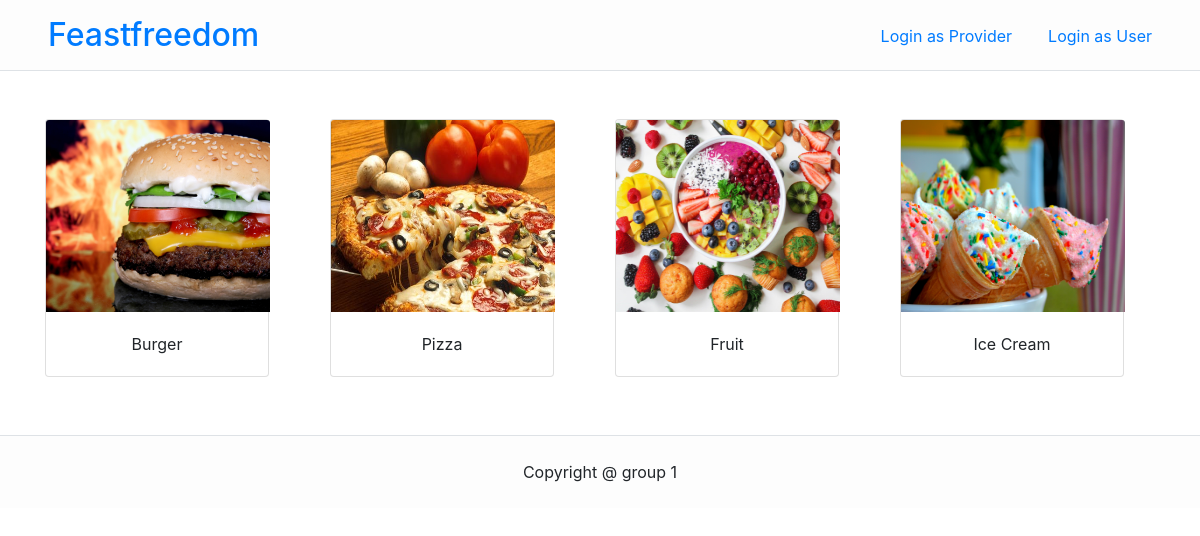
/, run on an earlier commit of the app's database.
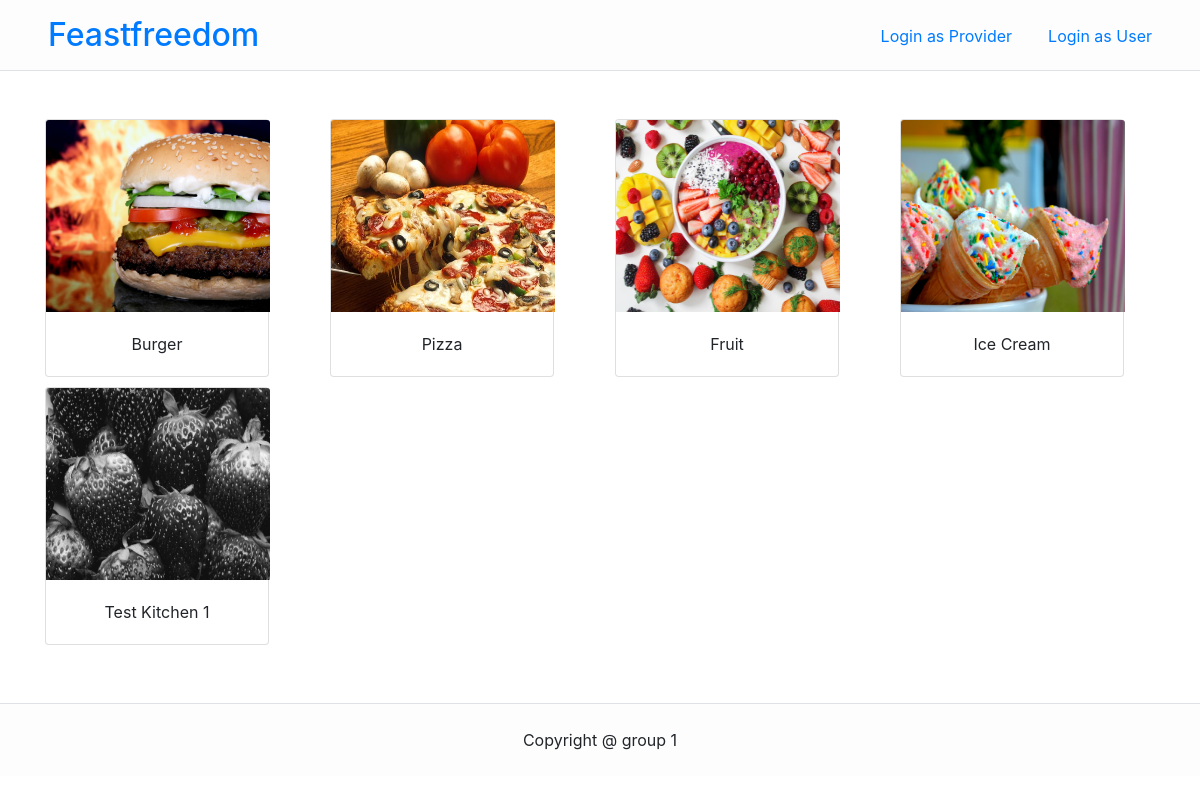
And on a later commit of the database.
### service_provider/models.py (models this page shows)
class Kitchen(models.Model):
    provider_id = models.ForeignKey(Provider, null=False, related_name="provider",on_delete = models.CASCADE)
    kit_days = models.CharField(max_length=200)
    start_time = models.CharField(max_length=200)
    end_time = models.CharField(max_length=200)
    kit_image = models.ImageField(upload_to="", blank=True, null=True)  #Leave blank to upload to current media folder under root

class Provider(models.Model):
    user_id = models.ForeignKey(User, null=True, related_name="provider", on_delete=models.CASCADE)
    name = models.CharField(max_length=200)

### regular_user/views.py (the view)
# urls.py: url(r'^$', views.list_all_kitchen, name='index'),
def list_all_kitchen(request):
    quantity = 0
    if not 'dishes' in request.session or not request.session['dishes']:
        quanity = 0
    else:
        quantity = len(request.session['dishes'])
    kitchens = Kitchen.objects.all()
    type = 'customer'
    if request.user.is_authenticated:
        try:
            userType = UserType.objects.get(user_id = request.user)
            type = userType.role
        except:
            type = 'customer'
    return render(request,'index.html',{'kitchens':kitchens,'quantity':quantity,'userType':type})

### feastfreedom/templates/index.html
{% extends "base.html" %}
{% block content %}
            <div class="container w-90">
                    <div class="row justify-content-start">
                    {% for kitchen in kitchens %}
                    <div class="col margin_card">
                        <div class="card" style="width: 14rem;">
                                <a href="/provider/{{kitchen.provider_id.id}}"><img class="card-img-top item_image" src="/media/{{kitchen.kit_image }}" alt="Card image cap"></a>
                                <div class="card-body">
                                <p class="card-text text-center">{{kitchen.provider_id.name}}</p>
                                </div>
                        </div>
                    </div>
                    {% endfor %}
                    </div>
        </div>
{% endblock %}

### feastfreedom/templates/base.html (shortened to what this page needs)
<!DOCTYPE html>
<html>
    <head>
        <link rel="stylesheet" href="https://stackpath.bootstrapcdn.com/bootstrap/4.1.3/css/bootstrap.min.css">
    </head>
    <body>
        <header class="header">
            <div class="cyan_bg mb-5 pb-2 pt-3 border-bottom">
                    <div class="d-flex justify-content-between">
                            <div>
                                <h2 class="pl-5"><font color="#3333cc"><a href="/">Feastfreedom</a> </font></h2>
                            </div>
                            <div class="mt-2 pr-5">
                                {% if not user.is_authenticated %}
                                    <a href='/provider/login'>Login as Provider</a></h6>&nbsp &nbsp &nbsp &nbsp
                                    <a href='/customer/login'>Login as User</a></h6>
                                {% endif %}
                            </div>
                       </div>
            </div>
        </header>
        <section>
            {% block content %}
            {% endblock %}
        </section>
        <br/>
        <footer class="footer">
            <div class="cyan_bg pb-4 pt-4 mt-4 border-top text-center">
            Copyright @ group 1
            </div>
        </footer>
    </body>
</html>

### feastfreedom/templates/base.html (style rules this page uses)
.item_image { width: 14rem; height: 12rem }
.margin_card { margin-bottom: 10px; }
.cyan_bg { background-color: rgb(253, 253, 253); }
.footer { position: sticky; bottom: 0; width: 100%; text-align: center; }

What changed in the data, as far as the page shows it:
added Kitchen: kit_image (picture), provider_id.name "Test Kitchen 1"
